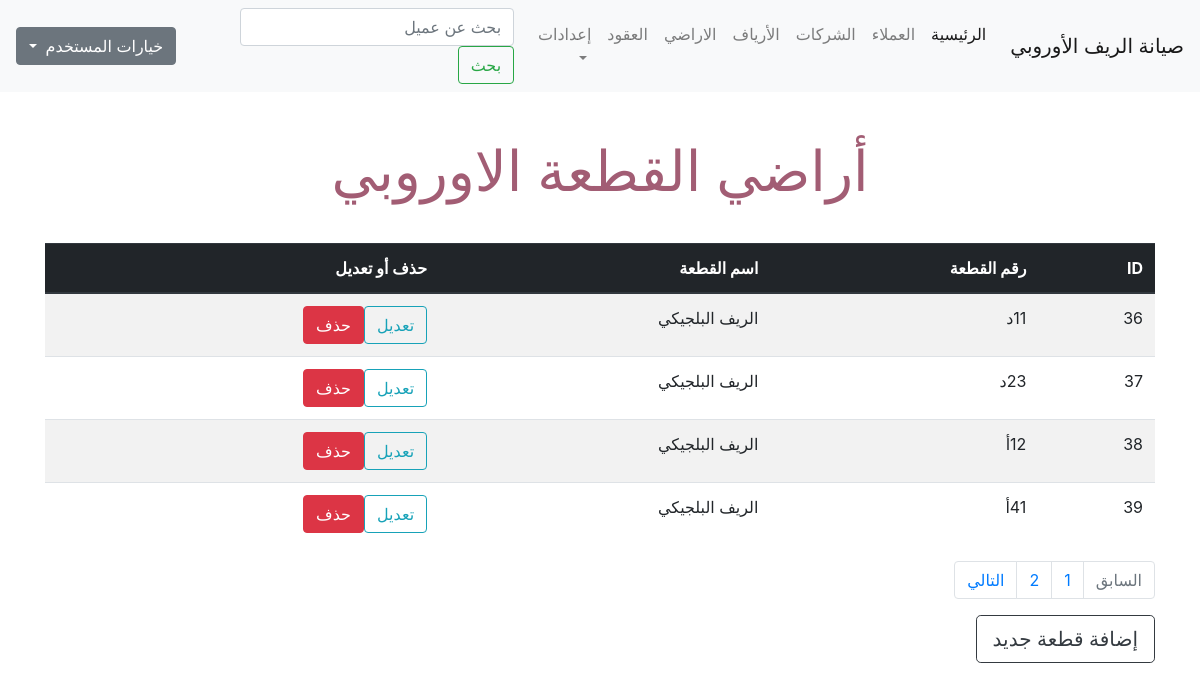
Before: /units.php (signed in) with the older database file.
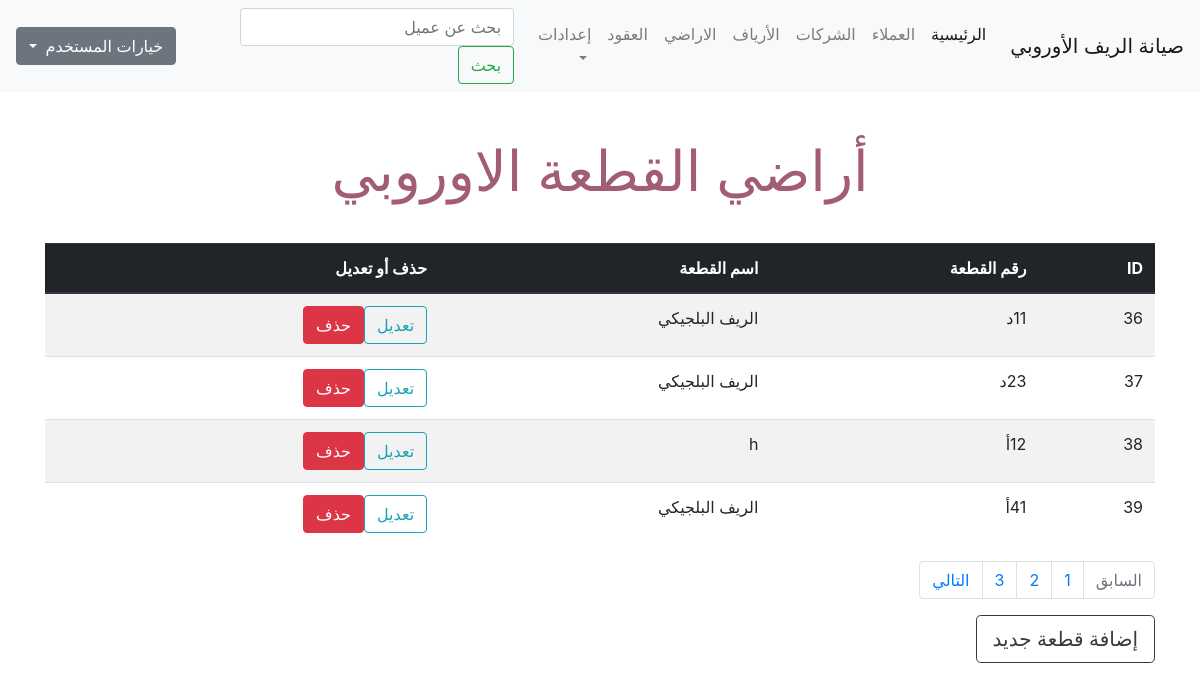
After: the same page with the newer database file.
### tables this page shows
CREATE TABLE `units` (
  `unit_id` int(11) NOT NULL,
  `unit_name` varchar(50) NOT NULL,
  `reef_id` int(11) NOT NULL
);

CREATE TABLE `reefs` (
  `reef_id` int(11) NOT NULL,
  `company_id` int(11) NOT NULL,
  `reef_name` varchar(100) NOT NULL
);

### units.php (the view, shortened to what this page needs)
<?php
if (isset($_SESSION['username'])) {
    include 'init.php';
    echo '<div class="container">';
    if (isset($_GET['action'])) {
        $action = $_GET['action'];
    } else {
        $action = "Manage";
    }
        if ($action == 'Manage') {
        $limit = 4;
        $stmt = $db->prepare("SELECT * FROM units");
        $stmt->execute();
        $total_result = $stmt->rowCount();
        $total_pages = ceil($total_result/$limit);
        if(!isset($_GET['page'])) {
            $page = 1;
        } else {
            $page = $_GET['page'];
        }
        $starting_limit = ($page-1)*$limit;
        $show = "SELECT * FROM units ORDER BY unit_id ASC LIMIT $starting_limit, $limit";
        $rows = $db->prepare($show);
        $rows->execute();
        echo '<h1 class="page-title text-center"> أراضي القطعة الاوروبي </h1>';
        ?>
        <table class="table table-striped table-hover ">
            <thead class="thead-dark">
                <tr>
                    <th>
                        ID
                    </th>
                    <th>
                        رقم القطعة
                    </th>
                    <th>
                        اسم القطعة
                    </th>
                    <th>
                        حذف أو تعديل
                    </th>
                </tr>
            </thead>
            <tbody>
                <?php
                    foreach($rows as $row) {
                        $stmt = $db->prepare('SELECT * FROM reefs WHERE reef_id = ? LIMIT 1');
                        $stmt->execute(array($row['reef_id']));
                        $reef = $stmt->fetch();
                        echo '<tr>';
                            echo '<td>' . $row['unit_id'] .  '</td><td>' . $row['unit_name'] . '</td><td>' . $reef['reef_name'] .
                            '</td><td><a href="?action=Edit&id=' . $row['unit_id'] . '" class="btn btn-outline-info">تعديل</a><a href="?action=Delete&id=' . $row['unit_id'] . '" class="btn btn-danger confirm"> حذف</a></td>';
                        echo '</tr>';
                    }
                ?>
            </tbody>
        </table>
        <nav aria-label="Page navigation example">
            <ul class="pagination">
            <?php $past_page = $_GET['page'] - 1;
                if ($past_page < 1) {
                    $past_page = 1;
                    $past_page_status = 'disabled';
                }
            ?>
                <li class="page-item <?php echo $past_page_status; ?>">
                    <a href='<?php echo "?page=$past_page"; ?>' class="page-link">السابق
                    </a>
                </li>
                <?php
                for ($page=1; $page <= $total_pages ; $page++):?>
                <li class="page-item">
                    <a href='<?php echo "?page=$page"; ?>' class="page-link <?php if ($_GET['page'] == $page) { echo 'current';} ?>"><?php  echo $page; ?>
                    </a>
                </li>
            <?php endfor; ?>
            <?php $next_page = $_GET['page'] + 1;
            ?>
                <li class="page-item  <?php echo $next_page_status; ?>">
                    <a href='<?php echo "?page=$next_page"; ?>' class="page-link">التالي
                    </a>
                </li>
            </ul>
        </nav>
        <a href="?action=Add" class="btn btn-outline-dark btn-lg">إضافة قطعة جديد</a>
        <?php
        include $tbl . 'footer.php';
        }
} else {
    header('Location: index.php');
    exit();
}?>

Changed rows visible on the page:
changed units id 38: reef.reef_name "الريف البلجيكي" → "h"
Other visible differences:
new list line: "3"
